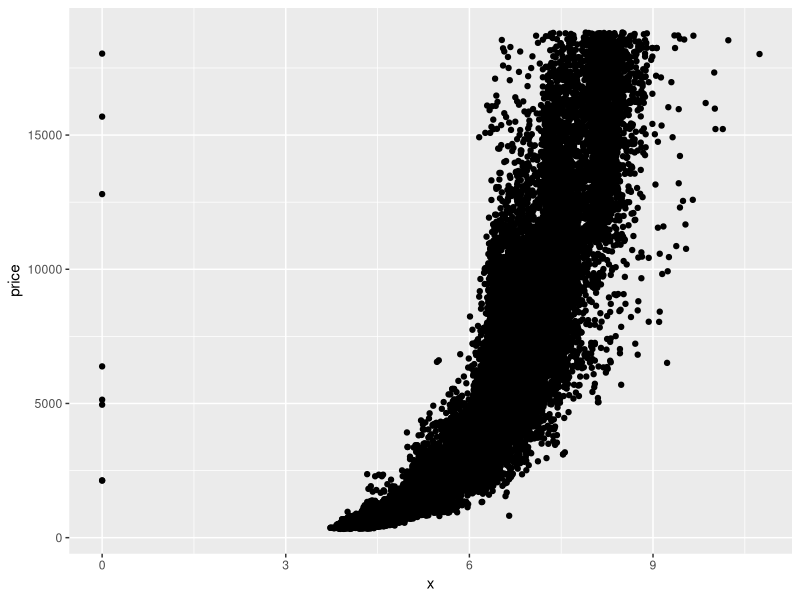
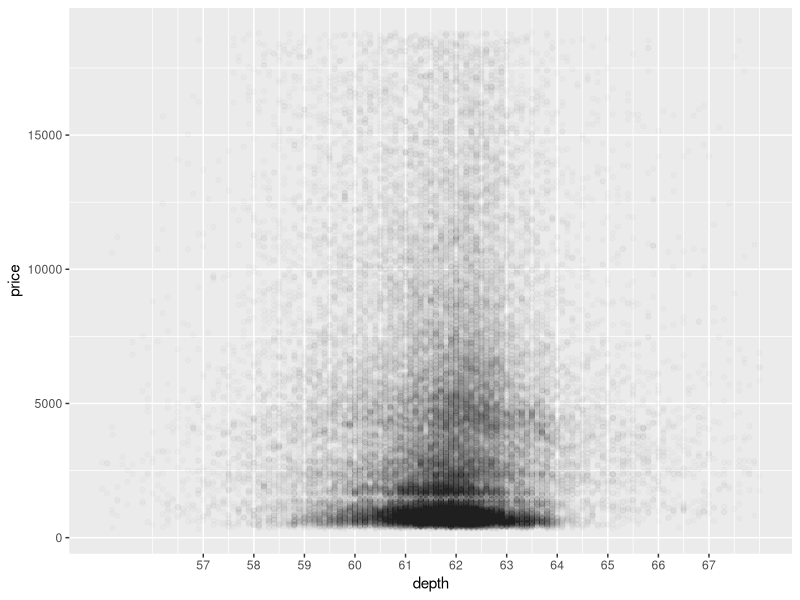

R code for these plots, in order: (Note: this script raises an error after producing the figures.)
## ---- chunk 1
library(ggplot2)
?diamonds
## ---- chunk 2
ggplot(data=diamonds,mapping=aes(x=x,y=price)) +
  geom_point()
## ---- chunk 3
with(diamonds, cor.test(price,x))
## ---- chunk 4
with(diamonds, cor.test(price,y))
## ---- chunk 5
with(diamonds, cor.test(price,z))
## ---- chunk 6
ggplot(data=diamonds, mapping=aes(x=depth,y=price))+
  geom_point(alpha=1/70)+
  scale_x_continuous(breaks = seq(57,67,1), limits = c(55,68)) 
## ---- chunk 7
cor.test(diamonds,diamonds$depth, diamonds$price)
